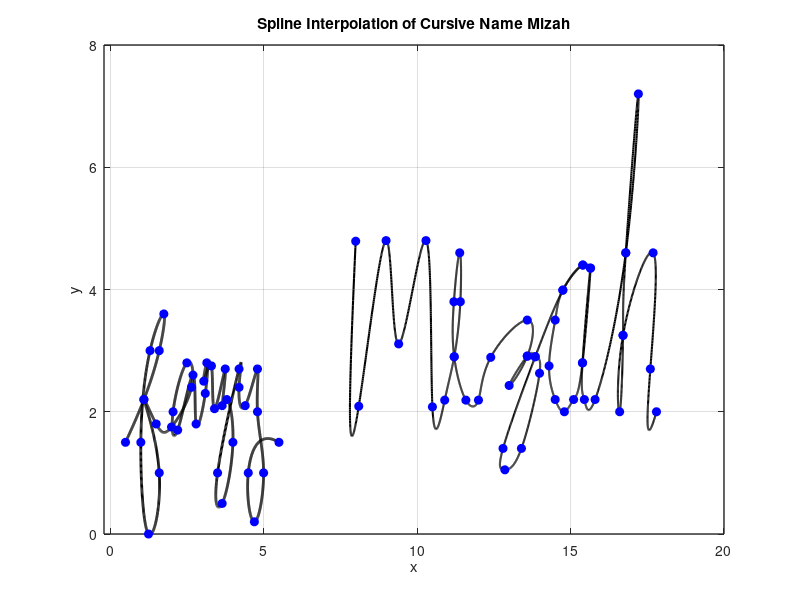

Reproduce this figure in MATLAB.
% Define data points for x and y coordinates
x = [0.5 1.1 1.6 1.75 1.3 1 1.25 1.6 1.1 1.5 2 2.65 2.5 2.05 2.2 2.7 2.8 3.1 3.15 3.05 3.3 3.4 3.75 3.65 3.8 4 3.65 3.5 4.2 4.2 4.4 4.8 4.8 5 4.7 4.5 5.5];
y = [1.5 2.2 3 3.6 3 1.5 0 1 2.2 1.8 1.75 2.4 2.8 2 1.7 2.6 1.8 2.3 2.8 2.5 2.75 2.05 2.7 2.1 2.2 1.5 0.5 1 2.7 2.4 2.1 2.7 2 1 0.2 1 1.5];

n = length(x);
t = 0:n-1; % Parametric coordinate t
 tt = 0:0.01:n-1; % More dense coordinate tt for spline interpolation

% Compute spline interpolation
 xx = spline(t, x, tt);
 yy = spline(t, y, tt);

 % Plot settings
 figure(1)
 plot(xx, yy, 'k', 'LineWidth', 2) % plot spline
 hold on
 plot(x, y, 'bo', 'MarkerFaceColor', 'b') % plot data points
 axis([-0.2 6 -0.2 4.5])
 grid on
 title('Spline Interpolation of Cursive Name Farzy')
 xlabel('x')
 ylabel('y')
 set(gca, 'FontSize', 10, 'LineWidth', 1)
 grid on

  % Define data points for x and y coordinates
x = [8 8.1 8.99 9.4 10.29 10.5 10.9 11.21 11.41 11.39 11.2 11.21 11.59 12 12.4 13.59 13.59 13 13.59 13.85 13.99 13.4 12.86 12.8 13.85 14.75 15.4 15.65 15.4 14.75 14.5 14.3 14.5 14.8 15.1 15.39 15.65 15.39 15.45 15.8 16.8 17.21 16.8 16.71 16.6 16.71 17.69 17.6 17.8];
y = [4.79 2.09 4.8 3.11 4.8 2.08 2.19 2.9 3.8 4.6 3.8 2.9 2.19 2.19 2.89 3.5 2.91 2.43 2.91 2.9 2.63 1.4 1.05 1.4 2.9 3.99 4.4 4.35 4.4 3.99 3.5 2.75 2.2 2 2.2 2.8 4.35 2.8 2.2 2.2 4.6 7.2 4.6 3.25 2 3.25 4.6 2.7 2];

n = length(x);
t = 0:n-1; % Parametric coordinate t
tt = 0:0.01:n-1; % More dense coordinate tt for spline interpolation

% Compute spline interpolation
xx = spline(t, x, tt);
yy = spline(t, y, tt);

% Plot settings
figure(1)
plot(xx, yy, 'k', 'LineWidth', 1.5) % plot spline
hold on
plot(x, y, 'bo', 'MarkerFaceColor', 'b') % plot data points
axis([-0.2 20 0 8])
grid on
title('Spline Interpolation of Cursive Name Mizah')
xlabel('x')
ylabel('y')
set(gca, 'FontSize', 10, 'LineWidth', 1)
grid on